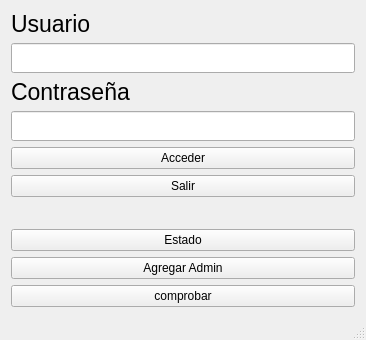
<?xml version="1.0" encoding="UTF-8"?>
<ui version="4.0">
 <class>MainWindow</class>
 <widget class="QMainWindow" name="MainWindow">
  <property name="geometry">
   <rect>
    <x>0</x>
    <y>0</y>
    <width>366</width>
    <height>340</height>
   </rect>
  </property>
  <property name="windowTitle">
   <string>Ingreso - Rentar Peliculas</string>
  </property>
  <widget class="QWidget" name="centralWidget">
   <layout class="QVBoxLayout" name="verticalLayout_4">
    <item>
     <layout class="QGridLayout" name="gridLayout_2">
      <item row="0" column="0">
       <layout class="QGridLayout" name="gridLayout">
        <item row="0" column="0">
         <layout class="QVBoxLayout" name="verticalLayout">
          <item>
           <widget class="QLabel" name="label">
            <property name="font">
             <font>
              <pointsize>17</pointsize>
             </font>
            </property>
            <property name="text">
             <string>Usuario</string>
            </property>
           </widget>
          </item>
          <item>
           <layout class="QHBoxLayout" name="horizontalLayout_3">
            <item>
             <widget class="QLineEdit" name="inputNombre">
              <property name="minimumSize">
               <size>
                <width>0</width>
                <height>30</height>
               </size>
              </property>
             </widget>
            </item>
           </layout>
          </item>
          <item>
           <widget class="QLabel" name="label_2">
            <property name="font">
             <font>
              <pointsize>17</pointsize>
             </font>
            </property>
            <property name="text">
             <string>Contraseña</string>
            </property>
           </widget>
          </item>
          <item>
           <layout class="QHBoxLayout" name="horizontalLayout_2">
            <item>
             <widget class="QLineEdit" name="inputNombre_2">
              <property name="enabled">
               <bool>true</bool>
              </property>
              <property name="minimumSize">
               <size>
                <width>0</width>
                <height>30</height>
               </size>
              </property>
              <property name="echoMode">
               <enum>QLineEdit::Password</enum>
              </property>
             </widget>
            </item>
           </layout>
          </item>
         </layout>
        </item>
        <item row="1" column="0">
         <layout class="QVBoxLayout" name="verticalLayout_2">
          <item>
           <widget class="QPushButton" name="Acceder">
            <property name="minimumSize">
             <size>
              <width>20</width>
              <height>20</height>
             </size>
            </property>
            <property name="text">
             <string>Acceder</string>
            </property>
           </widget>
          </item>
          <item>
           <widget class="QPushButton" name="salir">
            <property name="minimumSize">
             <size>
              <width>0</width>
              <height>20</height>
             </size>
            </property>
            <property name="text">
             <string>Salir</string>
            </property>
           </widget>
          </item>
         </layout>
        </item>
       </layout>
      </item>
      <item row="1" column="0">
       <widget class="QLabel" name="mainEstado">
        <property name="text">
         <string/>
        </property>
       </widget>
      </item>
     </layout>
    </item>
    <item>
     <layout class="QVBoxLayout" name="verticalLayout_3">
      <item>
       <widget class="QPushButton" name="Estado">
        <property name="text">
         <string>Estado</string>
        </property>
       </widget>
      </item>
      <item>
       <widget class="QPushButton" name="addAdministrador">
        <property name="text">
         <string>Agregar Admin</string>
        </property>
       </widget>
      </item>
      <item>
       <widget class="QPushButton" name="pushButton">
        <property name="text">
         <string>comprobar</string>
        </property>
       </widget>
      </item>
     </layout>
    </item>
   </layout>
  </widget>
  <widget class="QStatusBar" name="statusBar"/>
 </widget>
 <layoutdefault spacing="6" margin="11"/>
 <resources/>
 <connections/>
</ui>
